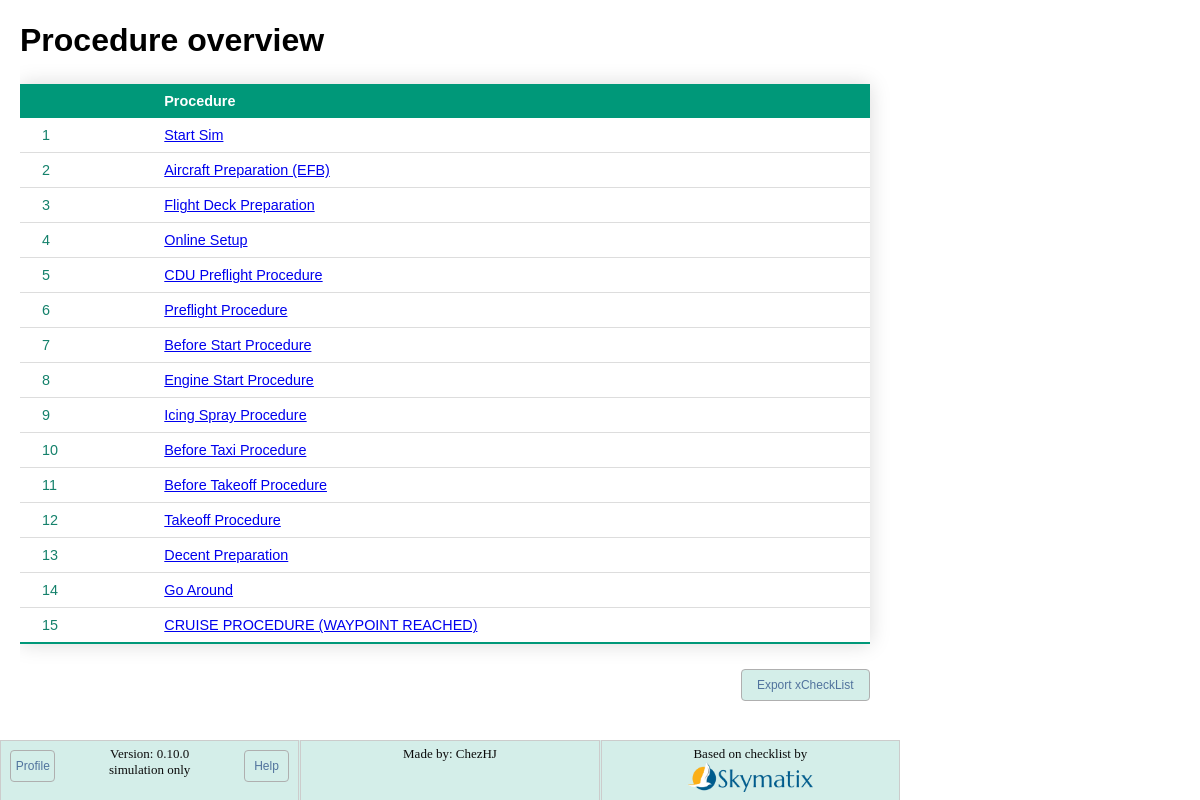
Page /procedures/ on the committed database.
### checklist/models.py (models this page shows, shortened)
class Procedure(models.Model):
    title = models.CharField(max_length=40)
    step = models.PositiveIntegerField()
    slug = models.SlugField(unique=True)
    show_expression = models.TextField(blank=True)
    auto_continue = models.BooleanField(default=False)
    def get_absolute_url(self):
        return reverse("checklist:detail", kwargs={"slug": self.slug})

### checklist/views.py (the view)
# urls.py: path("procedures/", views.IndexView.as_view(), name="index"),
class IndexView(generic.ListView):
    template_name = "checklist/index.html"
    context_object_name = "procedure_list"
    def get_queryset(self):
        return Procedure.objects.order_by("step")

### checklist/templatetags/environment_tags.py (called while the page is built)
@register.filter
def setting(key):
    return getattr(conf_settings, key, None)

### checklist/templates/checklist/index.html (shortened to what this page needs)
{% extends "checklist/base.html" %}
{% block content %}
    <h1 class="styled-text">Procedure overview</h1>
    {% if procedure_list %}
        <div class="table-div">
            <table id="Table1" class="styled-table">
                <thead>
                    <tr>
                        <th>&nbsp;</th>
                        <th>Procedure</th>
                    </tr>
                </thead>
                <tbody>
                    {% for proc in procedure_list %}
                        <tr>
                            <td>{{ forloop.counter }}</td>
                            <td>
                                <a href="{{ proc.get_absolute_url }} ">{{ proc.title }}</a>
                            </td>
                        </tr>
                    {% endfor %}
                </tbody>
            </table>
            <div class="btn-bar">
                <a class="btn btn-right" href=" {% url 'checklist:export' %} ">Export xCheckList</a>
            </div>
        </div>
    {% else %}
        <p>No items are available.</p>
    {% endif %}
{% endblock content %}

### checklist/static/checklist/style.css (style rules this page uses)
.styled-text { font-family: sans-serif; width: fit-content; }
.styled-table { border-collapse: collapse; margin: 25px 0; font-size: 0.9em; font-family: sans-serif; min-width: 850px; color: #14816b; box-shadow: 0 0 20px rgba(0, 0, 0, 0.15); }
.styled-table thead tr { background-color: #009879; color: #ffffff; text-align: left; }
.styled-table th, .styled-table td { padding: 9px 22px; }
.styled-table tbody tr { border-bottom: 1px solid #dddddd; }
.styled-table tbody tr:last-of-type { border-bottom: 2px solid #009879; }
.btn { font-family: sans-serif; text-align: center; font-size: 12px; color: #51739d; background-color: #d4eee9; border-radius: 4px; width: 15%; padding: 8px 0; border: 1px solid #afafaf; text-decoration: none; cursor: pointer; }
.btn-right { float: right; }
.body { height: 100%; width: 100%; min-width: 900px; margin: 0; overflow: auto; }
.btn-bar { height: 45px; max-width: 850px; }
.table-div { width: 100% }

### rows in the picture
Procedure: title "Start Sim"
Procedure: title "Aircraft Preparation (EFB)"
Procedure: title "Flight Deck Preparation"
Procedure: title "Online Setup"
Procedure: title "CDU Preflight Procedure"
Procedure: title "Preflight Procedure"
Procedure: title "Before Start Procedure"
Procedure: title "Engine Start Procedure"
Procedure: title "Icing Spray Procedure"
Procedure: title "Before Taxi Procedure"
Procedure: title "Before Takeoff Procedure"
Procedure: title "Takeoff Procedure"
Procedure: title "Decent Preparation"
Procedure: title "Go Around"
Procedure: title "CRUISE PROCEDURE (WAYPOINT REACHED)"

### other values in the picture
{{ 'VERSION'|setting }} "0.10.0"
